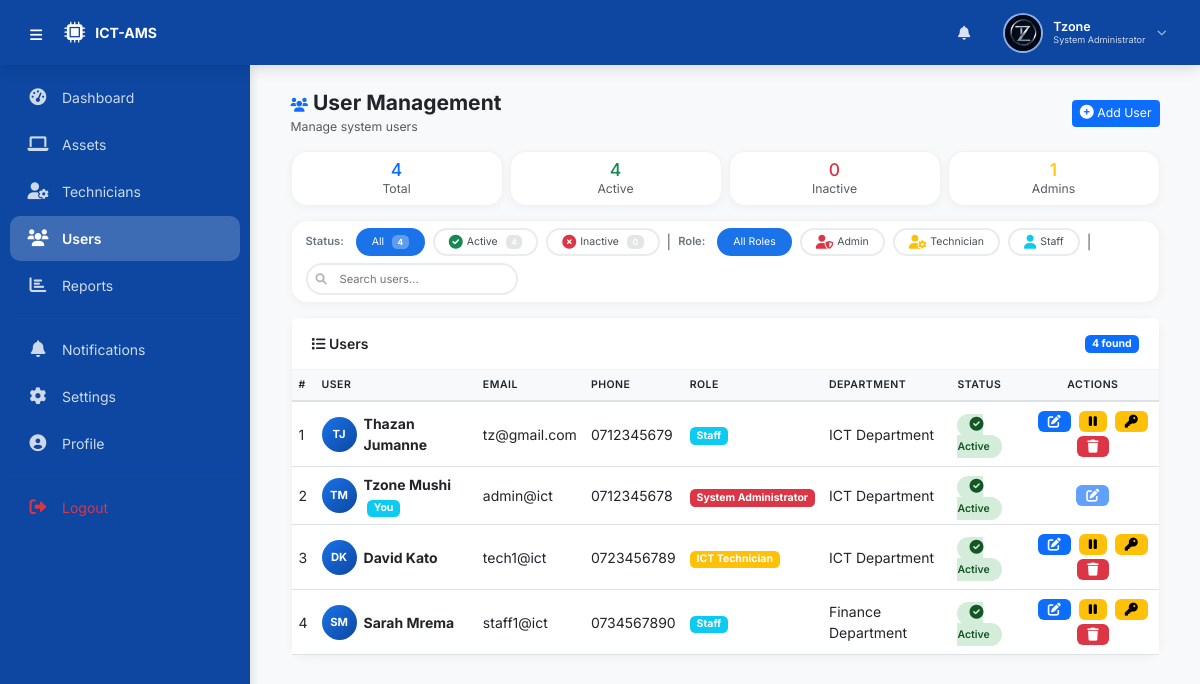
Page /public/admin/users.php (signed in) on the committed database.
### tables this page shows
CREATE TABLE `users` (
  `user_id` int(11) NOT NULL AUTO_INCREMENT,
  `first_name` varchar(50) NOT NULL,
  `last_name` varchar(50) NOT NULL,
  `email` varchar(100) NOT NULL,
  `phone` varchar(20) NOT NULL,
  `password` varchar(255) NOT NULL,
  `role` enum('System Administrator','ICT Technician','Staff') NOT NULL,
  `department` varchar(100) DEFAULT NULL,
  `profile_picture` varchar(255) DEFAULT NULL,
  `status` enum('active','inactive') DEFAULT 'active',
  `created_at` timestamp NOT NULL DEFAULT current_timestamp(),
  `updated_at` timestamp NOT NULL DEFAULT current_timestamp() ON UPDATE current_timestamp(),
  PRIMARY KEY (`user_id`),
  UNIQUE KEY `uk_users_email` (`email`)
);

### public/admin/users.php (the view, shortened to what the rows shown need)
<?php
require_once __DIR__ . '/../includes/settings_helper.php';
$db = getDB();
$sql = "SELECT *, CONCAT(first_name, ' ', last_name) as full_name FROM users WHERE 1=1";
$params = [];
$sql .= " ORDER BY created_at DESC";
$stmt = $db->prepare($sql);
$stmt->execute($params);
$users = $stmt->fetchAll();
include __DIR__ . '/../includes/header.php';
?>
<div class="container-fluid">
    <div class="card">
        <div class="card-body p-0">
            <div class="table-responsive">
                <table id="usersTable" class="table table-hover mb-0">
                    <thead>
                        <tr>
                            <th>#</th>
                            <th>User</th>
                            <th>Email</th>
                            <th>Phone</th>
                            <th>Role</th>
                            <th>Department</th>
                            <th>Status</th>
                            <th class="text-center">Actions</th>
                        </tr>
                    </thead>
                    <tbody id="usersTableBody">
                        <?php if (count($users) > 0): ?>
                            <?php $counter = 1; ?>
                            <?php foreach ($users as $user): ?>
                                <?php
                                $is_self = ($user['user_id'] == $_SESSION['user_id']);
                                $status_class = ($user['status'] ?? 'active') === 'active' ? 'status-active' : 'status-inactive';
                                $status_text = ($user['status'] ?? 'active') === 'active' ? 'Active' : 'Inactive';
                                $initials = substr($user['first_name'] ?? 'U', 0, 1) . substr($user['last_name'] ?? 'N', 0, 1);
                                $role_colors = [
                                    'System Administrator' => 'danger',
                                    'ICT Technician' => 'warning',
                                    'Staff' => 'info'
                                ];
                                $role_color = $role_colors[$user['role']] ?? 'secondary';
                                ?>
                                <tr>
                                    <td><?php echo $counter++; ?></td>
                                    <td>
                                        <div class="d-flex align-items-center gap-2">
                                            <div class="user-avatar-mini"><?php echo strtoupper($initials); ?></div>
                                            <div>
                                                <strong><?php echo htmlspecialchars($user['full_name'] ?? $user['first_name'] . ' ' . $user['last_name']); ?></strong>
                                                <?php if ($is_self): ?>
                                                    <span class="badge bg-info ms-1">You</span>
                                                <?php endif; ?>
                                            </div>
                                        </div>
                                    </td>
                                    <td><?php echo htmlspecialchars($user['email']); ?></td>
                                    <td><?php echo htmlspecialchars($user['phone']); ?></td>
                                    <td><span class="badge bg-<?php echo $role_color; ?>"><?php echo $user['role']; ?></span></td>
                                    <td><?php echo htmlspecialchars($user['department'] ?? 'N/A'); ?></td>
                                    <td>
                                        <span class="status-badge <?php echo $status_class; ?>">
                                            <i class="fas fa-<?php echo ($user['status'] ?? 'active') === 'active' ? 'check-circle' : 'times-circle'; ?>"></i>
                                            <?php echo $status_text; ?>
                                        </span>
                                    </td>
                                    <td class="text-center">
                                        <button class="btn btn-sm btn-primary btn-action"
                                                data-bs-toggle="modal" data-bs-target="#editUserModal"
                                                data-user-id="<?php echo $user['user_id']; ?>"
                                                data-first-name="<?php echo htmlspecialchars($user['first_name']); ?>"
                                                data-last-name="<?php echo htmlspecialchars($user['last_name']); ?>"
                                                data-email="<?php echo htmlspecialchars($user['email']); ?>"
                                                data-phone="<?php echo htmlspecialchars($user['phone']); ?>"
                                                data-role="<?php echo $user['role']; ?>"
                                                data-department="<?php echo htmlspecialchars($user['department'] ?? ''); ?>"
                                                data-status="<?php echo $user['status'] ?? 'active'; ?>"
                                                <?php echo $is_self ? 'disabled' : ''; ?>
                                                title="Edit User">
                                            <i class="fas fa-edit"></i>
                                        </button>
                                        <?php if (!$is_self): ?>
                                            <button class="btn btn-sm btn-<?php echo ($user['status'] ?? 'active') === 'active' ? 'warning' : 'success'; ?> btn-action"
                                                    onclick="showConfirm('<?php echo ($user['status'] ?? 'active') === 'active' ? 'deactivate' : 'activate'; ?>', '<?php echo htmlspecialchars($user['first_name']); ?>', <?php echo $user['user_id']; ?>)"
                                                    title="<?php echo ($user['status'] ?? 'active') === 'active' ? 'Deactivate' : 'Activate'; ?>">
                                                <i class="fas fa-<?php echo ($user['status'] ?? 'active') === 'active' ? 'pause' : 'play'; ?>"></i>
                                            </button>
                                        <?php endif; ?>
                                        <?php if (!$is_self): ?>
                                            <button class="btn btn-sm btn-warning btn-action"
                                                    onclick="showConfirm('reset_password', '<?php echo htmlspecialchars($user['first_name']); ?>', <?php echo $user['user_id']; ?>)"
                                                    title="Reset Password to 12345678">
                                                <i class="fas fa-key"></i>
                                            </button>
                                        <?php endif; ?>
                                        <?php if (!$is_self): ?>
                                            <button class="btn btn-sm btn-danger btn-action"
                                                    onclick="showConfirm('delete', '<?php echo htmlspecialchars($user['first_name']); ?>', <?php echo $user['user_id']; ?>)"
                                                    title="Delete User">
                                                <i class="fas fa-trash"></i>
                                            </button>
                                        <?php endif; ?>
                                    </td>
                                </tr>
                            <?php endforeach; ?>
                        <?php endif; ?>
                    </tbody>
                </table>
            </div>
        </div>
    </div>
</div>
<?php include __DIR__ . '/../includes/footer.php'; ?>

### public/includes/header.php (shortened to what the rows shown need)
<?php
require_once __DIR__ . '/profile_helper.php';
require_once __DIR__ . '/settings_helper.php';
$settings = getUserSettings($_SESSION['user_id']);
$user_id = $_SESSION['user_id'];
$first_name = $_SESSION['first_name'] ?? 'User';
$last_name = $_SESSION['last_name'] ?? '';
$profile_picture = getProfilePicture($user_id);
$initials = getUserInitials($user_id);
$full_name = trim($first_name . ' ' . $last_name);
$sidebar_collapsed = isset($settings['sidebar_collapsed']) ? (int)$settings['sidebar_collapsed'] : 0;
?>
<!DOCTYPE html>
<html lang="en">
<head>
    <link href="https://cdn.jsdelivr.net/npm/bootstrap@5.3.0-alpha1/dist/css/bootstrap.min.css" rel="stylesheet">
    <link rel="stylesheet" href="https://cdnjs.cloudflare.com/ajax/libs/font-awesome/6.0.0-beta3/css/all.min.css">
</head>
<body>
<header class="top-header">
    <div class="header-right">
        <div class="user-avatar-wrapper dropdown" data-bs-toggle="dropdown" aria-expanded="false">
            <div class="avatar-circle <?php echo !empty($profile_picture) ? 'has-image' : ''; ?>">
                <?php if (!empty($profile_picture) && file_exists(__DIR__ . '/../../assets/uploads/profiles/' . basename($profile_picture))): ?>
                    <img src="<?php echo $profile_picture; ?>" alt="<?php echo $full_name; ?>">
                <?php else: ?>
                    <?php echo $initials; ?>
                <?php endif; ?>
            </div>
        </div>
    </div>
</header>
<div class="main-content <?php echo $sidebar_collapsed ? 'expanded' : ''; ?>" id="mainContent">

### rows in the picture
users: profile_picture (picture), initials "TM", full_name "Tzone Mushi", shows "You", email "admin@ict", phone "0712345678", role "System Administrator", department "ICT Department", status "Active"
users: initials "TJ", full_name "Thazan Jumanne", email "tz@gmail.com", phone "0712345679", role "Staff", department "ICT Department", status "Active"
users: initials "DK", full_name "David Kato", email "tech1@ict", phone "0723456789", role "ICT Technician", department "ICT Department", status "Active"
users: initials "SM", full_name "Sarah Mrema", email "staff1@ict", phone "0734567890", role "Staff", department "Finance Department", status "Active"

### other values in the picture
APP_SHORT "ICT-AMS"
$first_name "Tzone"
$role "System Administrator"
$label "Dashboard"
$label "Assets"
$label "Technicians"
$label "Users"
$label "Reports"
$label "Notifications"
$label "Settings"
$label "Profile"
$label "Logout"
$total "4"
$active_count "4"
$inactive_count "0"
